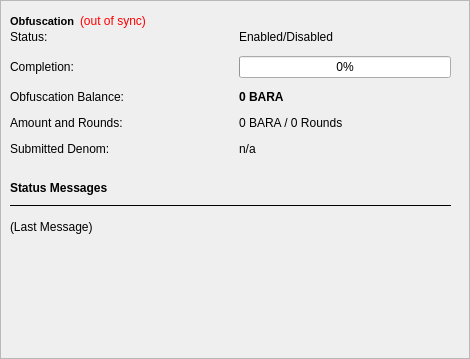
        <widget class="QFrame" name="frameObfuscation">
         <property name="minimumSize">
          <size>
           <width>0</width>
           <height>350</height>
          </size>
         </property>
         <property name="layoutDirection">
          <enum>Qt::LeftToRight</enum>
         </property>
         <property name="frameShape">
          <enum>QFrame::StyledPanel</enum>
         </property>
         <property name="frameShadow">
          <enum>QFrame::Raised</enum>
         </property>
         <widget class="QWidget" name="formLayoutWidget">
          <property name="geometry">
           <rect>
            <x>10</x>
            <y>30</y>
            <width>441</width>
            <height>135</height>
           </rect>
          </property>
          <layout class="QFormLayout" name="obfuscationStatusLayout">
           <property name="fieldGrowthPolicy">
            <enum>QFormLayout::AllNonFixedFieldsGrow</enum>
           </property>
           <property name="horizontalSpacing">
            <number>115</number>
           </property>
           <property name="verticalSpacing">
            <number>12</number>
           </property>
           <item row="0" column="0">
            <widget class="QLabel" name="label_6">
             <property name="font">
              <font>
               <weight>50</weight>
               <bold>false</bold>
              </font>
             </property>
             <property name="text">
              <string>Status:</string>
             </property>
            </widget>
           </item>
           <item row="0" column="1">
            <widget class="QLabel" name="obfuscationEnabled">
             <property name="font">
              <font>
               <weight>50</weight>
               <bold>false</bold>
              </font>
             </property>
             <property name="text">
              <string>Enabled/Disabled</string>
             </property>
            </widget>
           </item>
           <item row="1" column="0">
            <widget class="QLabel" name="label_7">
             <property name="font">
              <font>
               <weight>50</weight>
               <bold>false</bold>
              </font>
             </property>
             <property name="text">
              <string>Completion:</string>
             </property>
             <property name="alignment">
              <set>Qt::AlignLeading|Qt::AlignLeft|Qt::AlignVCenter</set>
             </property>
            </widget>
           </item>
           <item row="1" column="1">
            <widget class="QProgressBar" name="obfuscationProgress">
             <property name="enabled">
              <bool>true</bool>
             </property>
             <property name="minimumSize">
              <size>
               <width>154</width>
               <height>0</height>
              </size>
             </property>
             <property name="maximumSize">
              <size>
               <width>220</width>
               <height>16777215</height>
              </size>
             </property>
             <property name="font">
              <font>
               <weight>50</weight>
               <bold>false</bold>
              </font>
             </property>
             <property name="value">
              <number>0</number>
             </property>
             <property name="alignment">
              <set>Qt::AlignCenter</set>
             </property>
             <property name="invertedAppearance">
              <bool>false</bool>
             </property>
            </widget>
           </item>
           <item row="2" column="0">
            <widget class="QLabel" name="labelAnonymizedText">
             <property name="font">
              <font>
               <weight>50</weight>
               <bold>false</bold>
              </font>
             </property>
             <property name="text">
              <string>Obfuscation Balance:</string>
             </property>
            </widget>
           </item>
           <item row="2" column="1">
            <widget class="QLabel" name="labelAnonymized">
             <property name="font">
              <font>
               <weight>75</weight>
               <bold>true</bold>
              </font>
             </property>
             <property name="text">
              <string notr="true">0 BARA</string>
             </property>
            </widget>
           </item>
           <item row="3" column="0">
            <widget class="QLabel" name="label_8">
             <property name="font">
              <font>
               <weight>50</weight>
               <bold>false</bold>
              </font>
             </property>
             <property name="text">
              <string>Amount and Rounds:</string>
             </property>
            </widget>
           </item>
           <item row="3" column="1">
            <widget class="QLabel" name="labelAmountRounds">
             <property name="font">
              <font>
               <weight>50</weight>
               <bold>false</bold>
              </font>
             </property>
             <property name="text">
              <string>0 BARA / 0 Rounds</string>
             </property>
            </widget>
           </item>
           <item row="4" column="0">
            <widget class="QLabel" name="label_9">
             <property name="font">
              <font>
               <weight>50</weight>
               <bold>false</bold>
              </font>
             </property>
             <property name="text">
              <string>Submitted Denom:</string>
             </property>
            </widget>
           </item>
           <item row="4" column="1">
            <widget class="QLabel" name="labelSubmittedDenom">
             <property name="font">
              <font>
               <weight>50</weight>
               <bold>false</bold>
              </font>
             </property>
             <property name="toolTip">
              <string>The denominations you submitted to the Masternode.&lt;br&gt;To mix, other users must submit the exact same denominations.</string>
             </property>
             <property name="text">
              <string>n/a</string>
             </property>
            </widget>
           </item>
          </layout>
         </widget>
         <widget class="QtMaterialFlatButton" name="runAutoDenom" native="true">
          <property name="geometry">
           <rect>
            <x>251</x>
            <y>17</y>
            <width>1</width>
            <height>1</height>
           </rect>
          </property>
          <property name="palette">
           <palette>
            <active>
             <colorrole role="WindowText">
              <brush brushstyle="SolidPattern">
               <color alpha="255">
                <red>0</red>
                <green>0</green>
                <blue>0</blue>
               </color>
              </brush>
             </colorrole>
             <colorrole role="Button">
              <brush brushstyle="SolidPattern">
               <color alpha="255">
                <red>239</red>
                <green>238</green>
                <blue>238</blue>
               </color>
              </brush>
             </colorrole>
             <colorrole role="Light">
              <brush brushstyle="SolidPattern">
               <color alpha="255">
                <red>255</red>
                <green>255</green>
                <blue>255</blue>
               </color>
              </brush>
             </colorrole>
             <colorrole role="Midlight">
              <brush brushstyle="SolidPattern">
               <color alpha="255">
                <red>247</red>
                <green>246</green>
                <blue>246</blue>
               </color>
              </brush>
             </colorrole>
             <colorrole role="Dark">
              <brush brushstyle="SolidPattern">
               <color alpha="255">
                <red>119</red>
                <green>119</green>
                <blue>119</blue>
               </color>
              </brush>
             </colorrole>
             <colorrole role="Mid">
              <brush brushstyle="SolidPattern">
               <color alpha="255">
                <red>159</red>
                <green>159</green>
                <blue>159</blue>
               </color>
              </brush>
             </colorrole>
             <colorrole role="Text">
              <brush brushstyle="SolidPattern">
               <color alpha="255">
                <red>0</red>
                <green>0</green>
                <blue>0</blue>
               </color>
              </brush>
             </colorrole>
             <colorrole role="BrightText">
              <brush brushstyle="SolidPattern">
               <color alpha="255">
                <red>255</red>
                <green>255</green>
                <blue>255</blue>
               </color>
              </brush>
             </colorrole>
             <colorrole role="ButtonText">
              <brush brushstyle="SolidPattern">
               <color alpha="255">
                <red>0</red>
                <green>0</green>
                <blue>0</blue>
               </color>
              </brush>
             </colorrole>
             <colorrole role="Base">
              <brush brushstyle="SolidPattern">
               <color alpha="255">
                <red>255</red>
                <green>255</green>
                <blue>255</blue>
               </color>
              </brush>
             </colorrole>
             <colorrole role="Window">
              <brush brushstyle="SolidPattern">
               <color alpha="255">
                <red>239</red>
                <green>238</green>
                <blue>238</blue>
               </color>
              </brush>
             </colorrole>
             <colorrole role="Shadow">
              <brush brushstyle="SolidPattern">
               <color alpha="255">
                <red>0</red>
                <green>0</green>
                <blue>0</blue>
               </color>
              </brush>
             </colorrole>
             <colorrole role="AlternateBase">
              <brush brushstyle="SolidPattern">
               <color alpha="255">
                <red>247</red>
                <green>246</green>
                <blue>246</blue>
               </color>
              </brush>
             </colorrole>
             <colorrole role="ToolTipBase">
              <brush brushstyle="SolidPattern">
               <color alpha="255">
                <red>255</red>
                <green>255</green>
                <blue>220</blue>
               </color>
              </brush>
             </colorrole>
             <colorrole role="ToolTipText">
              <brush brushstyle="SolidPattern">
               <color alpha="255">
                <red>0</red>
                <green>0</green>
                <blue>0</blue>
               </color>
              </brush>
             </colorrole>
            </active>
            <inactive>
             <colorrole role="WindowText">
              <brush brushstyle="SolidPattern">
               <color alpha="255">
                <red>0</red>
                <green>0</green>
                <blue>0</blue>
               </color>
              </brush>
             </colorrole>
             <colorrole role="Button">
              <brush brushstyle="SolidPattern">
               <color alpha="255">
                <red>239</red>
                <green>238</green>
                <blue>238</blue>
               </color>
              </brush>
             </colorrole>
             <colorrole role="Light">
              <brush brushstyle="SolidPattern">
               <color alpha="255">
                <red>255</red>
                <green>255</green>
                <blue>255</blue>
               </color>
              </brush>
             </colorrole>
             <colorrole role="Midlight">
              <brush brushstyle="SolidPattern">
               <color alpha="255">
                <red>247</red>
                <green>246</green>
                <blue>246</blue>
               </color>
              </brush>
             </colorrole>
             <colorrole role="Dark">
              <brush brushstyle="SolidPattern">
               <color alpha="255">
                <red>119</red>
                <green>119</green>
                <blue>119</blue>
               </color>
              </brush>
             </colorrole>
             <colorrole role="Mid">
              <brush brushstyle="SolidPattern">
               <color alpha="255">
                <red>159</red>
                <green>159</green>
                <blue>159</blue>
               </color>
              </brush>
             </colorrole>
             <colorrole role="Text">
              <brush brushstyle="SolidPattern">
               <color alpha="255">
                <red>0</red>
                <green>0</green>
                <blue>0</blue>
               </color>
              </brush>
             </colorrole>
             <colorrole role="BrightText">
              <brush brushstyle="SolidPattern">
               <color alpha="255">
                <red>255</red>
                <green>255</green>
                <blue>255</blue>
               </color>
              </brush>
             </colorrole>
             <colorrole role="ButtonText">
              <brush brushstyle="SolidPattern">
               <color alpha="255">
                <red>0</red>
                <green>0</green>
                <blue>0</blue>
               </color>
              </brush>
             </colorrole>
             <colorrole role="Base">
              <brush brushstyle="SolidPattern">
               <color alpha="255">
                <red>255</red>
                <green>255</green>
                <blue>255</blue>
               </color>
              </brush>
             </colorrole>
             <colorrole role="Window">
              <brush brushstyle="SolidPattern">
               <color alpha="255">
                <red>239</red>
                <green>238</green>
                <blue>238</blue>
               </color>
              </brush>
             </colorrole>
             <colorrole role="Shadow">
              <brush brushstyle="SolidPattern">
               <color alpha="255">
                <red>0</red>
                <green>0</green>
                <blue>0</blue>
               </color>
              </brush>
             </colorrole>
             <colorrole role="AlternateBase">
              <brush brushstyle="SolidPattern">
               <color alpha="255">
                <red>247</red>
                <green>246</green>
                <blue>246</blue>
               </color>
              </brush>
             </colorrole>
             <colorrole role="ToolTipBase">
              <brush brushstyle="SolidPattern">
               <color alpha="255">
                <red>255</red>
                <green>255</green>
                <blue>220</blue>
               </color>
              </brush>
             </colorrole>
             <colorrole role="ToolTipText">
              <brush brushstyle="SolidPattern">
               <color alpha="255">
                <red>0</red>
                <green>0</green>
                <blue>0</blue>
               </color>
              </brush>
             </colorrole>
            </inactive>
            <disabled>
             <colorrole role="WindowText">
              <brush brushstyle="SolidPattern">
               <color alpha="255">
                <red>119</red>
                <green>119</green>
                <blue>119</blue>
               </color>
              </brush>
             </colorrole>
             <colorrole role="Button">
              <brush brushstyle="SolidPattern">
               <color alpha="255">
                <red>239</red>
                <green>238</green>
                <blue>238</blue>
               </color>
              </brush>
             </colorrole>
             <colorrole role="Light">
              <brush brushstyle="SolidPattern">
               <color alpha="255">
                <red>255</red>
                <green>255</green>
                <blue>255</blue>
               </color>
              </brush>
             </colorrole>
             <colorrole role="Midlight">
              <brush brushstyle="SolidPattern">
               <color alpha="255">
                <red>247</red>
                <green>246</green>
                <blue>246</blue>
               </color>
              </brush>
             </colorrole>
             <colorrole role="Dark">
              <brush brushstyle="SolidPattern">
               <color alpha="255">
                <red>119</red>
                <green>119</green>
                <blue>119</blue>
               </color>
              </brush>
             </colorrole>
             <colorrole role="Mid">
              <brush brushstyle="SolidPattern">
               <color alpha="255">
                <red>159</red>
                <green>159</green>
                <blue>159</blue>
               </color>
              </brush>
             </colorrole>
             <colorrole role="Text">
              <brush brushstyle="SolidPattern">
               <color alpha="255">
                <red>119</red>
                <green>119</green>
                <blue>119</blue>
               </color>
              </brush>
             </colorrole>
             <colorrole role="BrightText">
              <brush brushstyle="SolidPattern">
               <color alpha="255">
                <red>255</red>
                <green>255</green>
                <blue>255</blue>
               </color>
              </brush>
             </colorrole>
             <colorrole role="ButtonText">
              <brush brushstyle="SolidPattern">
               <color alpha="255">
                <red>119</red>
                <green>119</green>
                <blue>119</blue>
               </color>
              </brush>
             </colorrole>
             <colorrole role="Base">
              <brush brushstyle="SolidPattern">
               <color alpha="255">
                <red>239</red>
                <green>238</green>
                <blue>238</blue>
               </color>
              </brush>
             </colorrole>
             <colorrole role="Window">
              <brush brushstyle="SolidPattern">
               <color alpha="255">
                <red>239</red>
                <green>238</green>
                <blue>238</blue>
               </color>
              </brush>
             </colorrole>
             <colorrole role="Shadow">
              <brush brushstyle="SolidPattern">
               <color alpha="255">
                <red>0</red>
                <green>0</green>
                <blue>0</blue>
               </color>
              </brush>
             </colorrole>
             <colorrole role="AlternateBase">
              <brush brushstyle="SolidPattern">
               <color alpha="255">
                <red>239</red>
                <green>238</green>
                <blue>238</blue>
               </color>
              </brush>
             </colorrole>
             <colorrole role="ToolTipBase">
              <brush brushstyle="SolidPattern">
               <color alpha="255">
                <red>255</red>
                <green>255</green>
                <blue>220</blue>
               </color>
              </brush>
             </colorrole>
             <colorrole role="ToolTipText">
              <brush brushstyle="SolidPattern">
               <color alpha="255">
                <red>0</red>
                <green>0</green>
                <blue>0</blue>
               </color>
              </brush>
             </colorrole>
            </disabled>
           </palette>
          </property>
          <property name="focusPolicy">
           <enum>Qt::NoFocus</enum>
          </property>
          <property name="autoFillBackground">
           <bool>true</bool>
          </property>
          <property name="text" stdset="0">
           <string/>
          </property>
          <property name="flat" stdset="0">
           <bool>true</bool>
          </property>
         </widget>
         <widget class="QtMaterialFlatButton" name="toggleObfuscation" native="true">
          <property name="geometry">
           <rect>
            <x>10</x>
            <y>270</y>
            <width>215</width>
            <height>35</height>
           </rect>
          </property>
          <property name="sizePolicy">
           <sizepolicy hsizetype="MinimumExpanding" vsizetype="Fixed">
            <horstretch>0</horstretch>
            <verstretch>0</verstretch>
           </sizepolicy>
          </property>
          <property name="text" stdset="0">
           <string>Start / Stop Obfuscation</string>
          </property>
         </widget>
         <widget class="Line" name="lineLastMessage">
          <property name="enabled">
           <bool>true</bool>
          </property>
          <property name="geometry">
           <rect>
            <x>10</x>
            <y>205</y>
            <width>441</width>
            <height>1</height>
           </rect>
          </property>
          <property name="frameShadow">
           <enum>QFrame::Plain</enum>
          </property>
          <property name="orientation">
           <enum>Qt::Horizontal</enum>
          </property>
         </widget>
         <widget class="QLabel" name="obfuscationStatus">
          <property name="geometry">
           <rect>
            <x>10</x>
            <y>220</y>
            <width>441</width>
            <height>43</height>
           </rect>
          </property>
          <property name="minimumSize">
           <size>
            <width>288</width>
            <height>43</height>
           </size>
          </property>
          <property name="text">
           <string>(Last Message)</string>
          </property>
          <property name="alignment">
           <set>Qt::AlignLeading|Qt::AlignLeft|Qt::AlignTop</set>
          </property>
          <property name="wordWrap">
           <bool>true</bool>
          </property>
         </widget>
         <widget class="QtMaterialFlatButton" name="obfuscationAuto" native="true">
          <property name="geometry">
           <rect>
            <x>10</x>
            <y>315</y>
            <width>215</width>
            <height>35</height>
           </rect>
          </property>
          <property name="sizePolicy">
           <sizepolicy hsizetype="MinimumExpanding" vsizetype="Fixed">
            <horstretch>0</horstretch>
            <verstretch>0</verstretch>
           </sizepolicy>
          </property>
          <property name="toolTip">
           <string>Try to manually submit a Obfuscation request.</string>
          </property>
          <property name="text" stdset="0">
           <string>Try Mix</string>
          </property>
         </widget>
         <widget class="QtMaterialFlatButton" name="obfuscationReset" native="true">
          <property name="geometry">
           <rect>
            <x>230</x>
            <y>315</y>
            <width>215</width>
            <height>35</height>
           </rect>
          </property>
          <property name="sizePolicy">
           <sizepolicy hsizetype="MinimumExpanding" vsizetype="Fixed">
            <horstretch>0</horstretch>
            <verstretch>0</verstretch>
           </sizepolicy>
          </property>
          <property name="toolTip">
           <string>Reset the current status of Obfuscation (can interrupt Obfuscation if it's in the process of Mixing, which can cost you money!)</string>
          </property>
          <property name="autoFillBackground">
           <bool>false</bool>
          </property>
          <property name="text" stdset="0">
           <string>Reset</string>
          </property>
         </widget>
         <widget class="QLabel" name="ObfuscationStatusTitle">
          <property name="geometry">
           <rect>
            <x>10</x>
            <y>180</y>
            <width>441</width>
            <height>16</height>
           </rect>
          </property>
          <property name="font">
           <font>
            <weight>75</weight>
            <bold>true</bold>
           </font>
          </property>
          <property name="text">
           <string>Status Messages</string>
          </property>
         </widget>
         <widget class="QtMaterialFlatButton" name="toggleStaking" native="true">
          <property name="geometry">
           <rect>
            <x>230</x>
            <y>270</y>
            <width>215</width>
            <height>35</height>
           </rect>
          </property>
          <property name="sizePolicy">
           <sizepolicy hsizetype="MinimumExpanding" vsizetype="Fixed">
            <horstretch>0</horstretch>
            <verstretch>0</verstretch>
           </sizepolicy>
          </property>
          <property name="text" stdset="0">
           <string>Enable Staking</string>
          </property>
         </widget>
         <widget class="QWidget" name="layoutWidget">
          <property name="geometry">
           <rect>
            <x>10</x>
            <y>10</y>
            <width>451</width>
            <height>22</height>
           </rect>
          </property>
          <layout class="QHBoxLayout" name="horizontalLayout_5">
           <property name="spacing">
            <number>5</number>
           </property>
           <item>
            <widget class="QLabel" name="ObfuscationTitle">
             <property name="font">
              <font>
               <pointsize>8</pointsize>
               <weight>75</weight>
               <bold>true</bold>
              </font>
             </property>
             <property name="text">
              <string>Obfuscation</string>
             </property>
            </widget>
           </item>
           <item>
            <widget class="QLabel" name="labelObfuscationSyncStatus">
             <property name="font">
              <font>
               <weight>50</weight>
               <bold>false</bold>
               <underline>false</underline>
               <strikeout>false</strikeout>
              </font>
             </property>
             <property name="toolTip">
              <string>The displayed information may be out of date. Your wallet automatically synchronizes with the barandos network after a connection is established, but this process has not completed yet.</string>
             </property>
             <property name="styleSheet">
              <string notr="true">QLabel { color: red; }</string>
             </property>
             <property name="text">
              <string notr="true">(out of sync)</string>
             </property>
             <property name="alignment">
              <set>Qt::AlignLeading|Qt::AlignLeft|Qt::AlignVCenter</set>
             </property>
            </widget>
           </item>
           <item>
            <spacer name="horizontalSpacer_4">
             <property name="orientation">
              <enum>Qt::Horizontal</enum>
             </property>
             <property name="sizeType">
              <enum>QSizePolicy::Expanding</enum>
             </property>
             <property name="sizeHint" stdset="0">
              <size>
               <width>30</width>
               <height>20</height>
              </size>
             </property>
            </spacer>
           </item>
          </layout>
         </widget>
        </widget>
